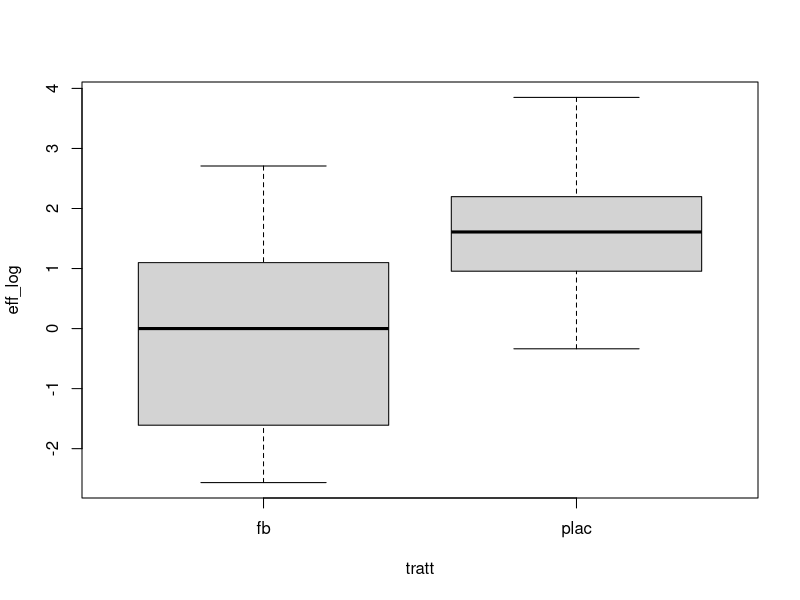
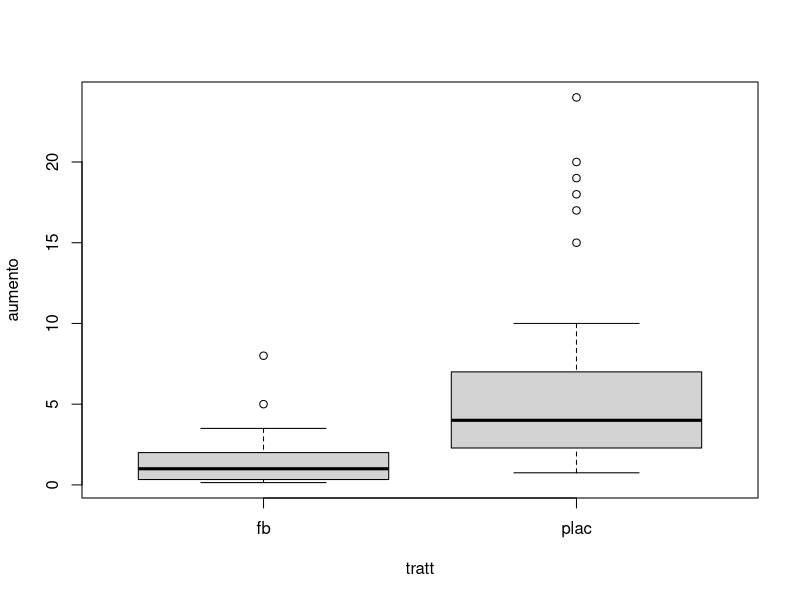
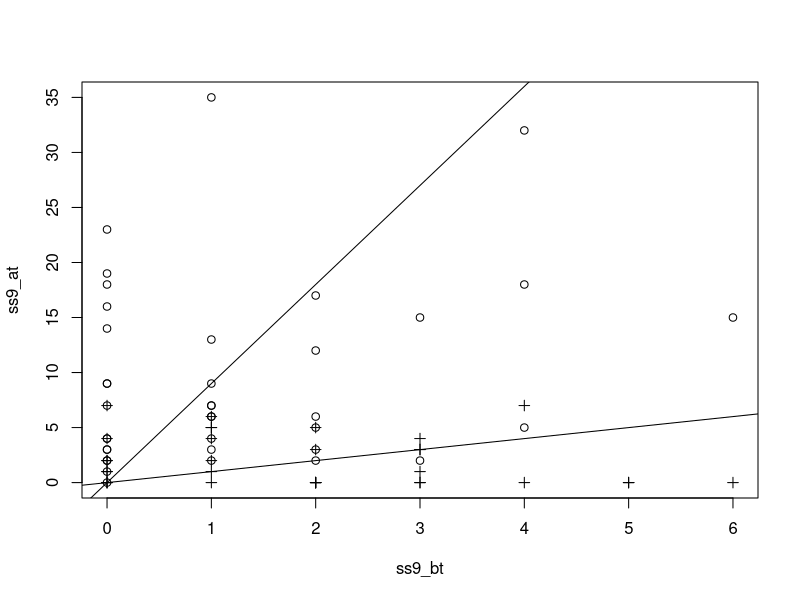
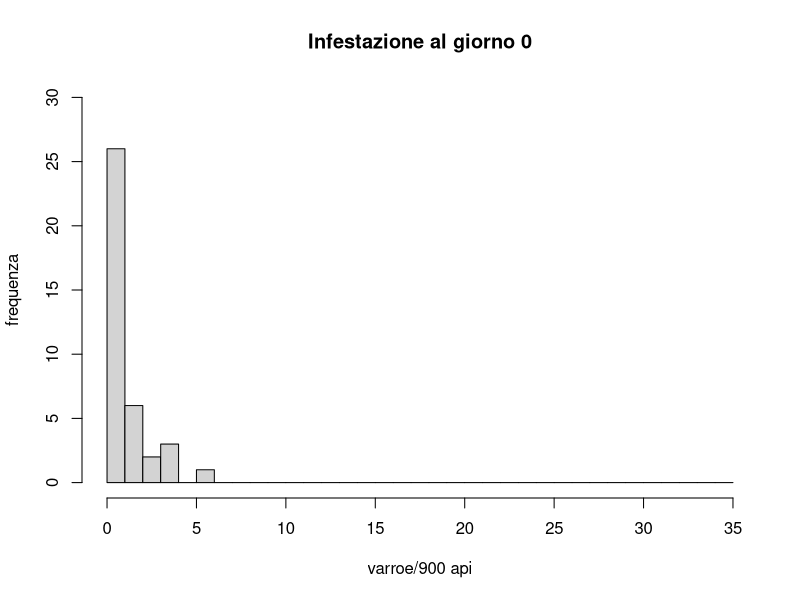
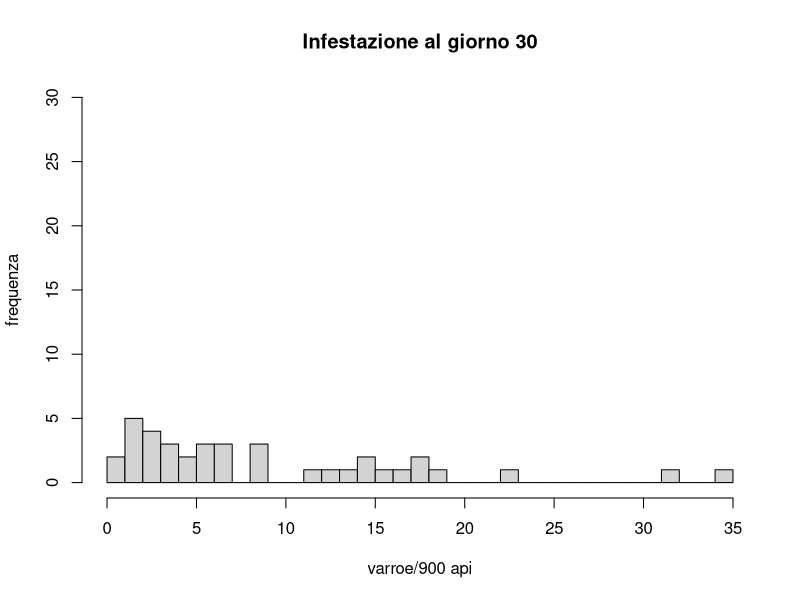
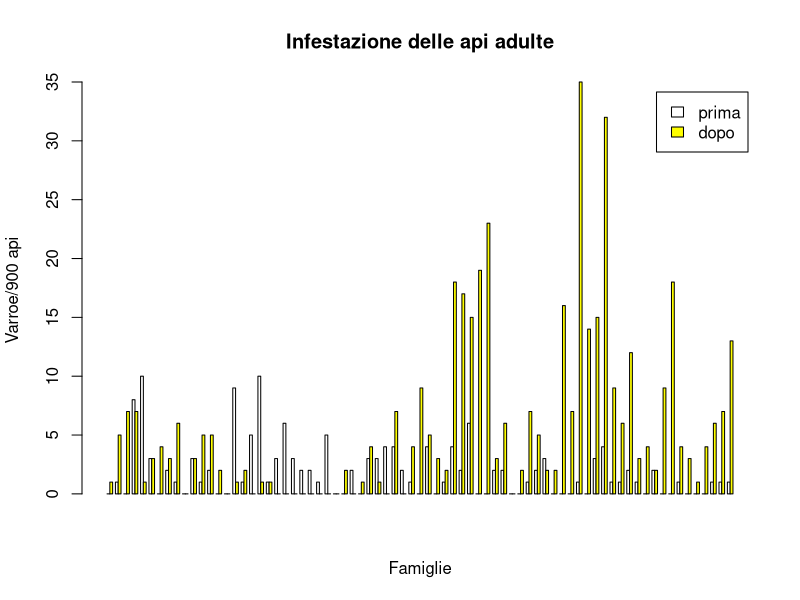
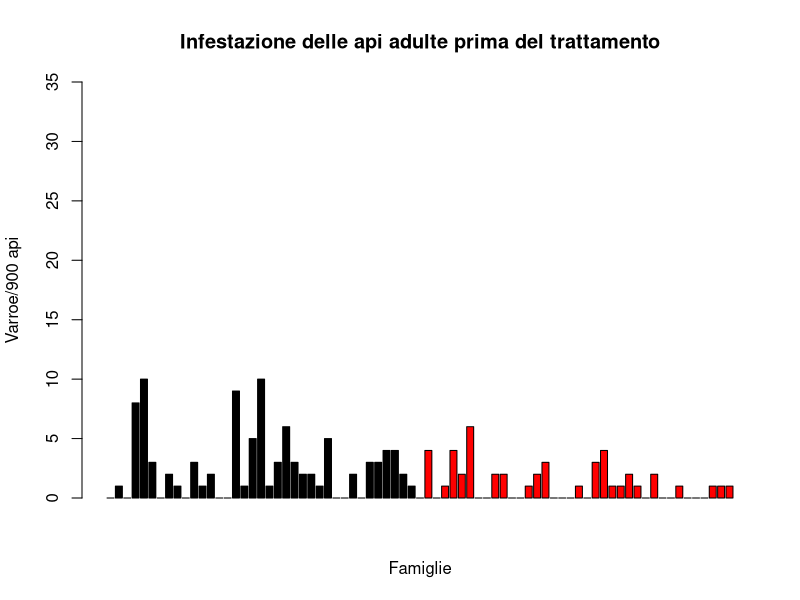
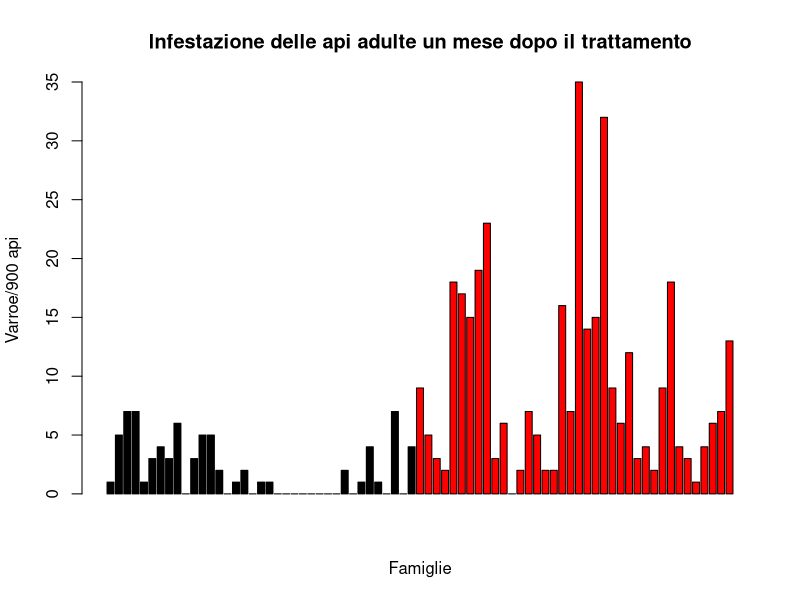

The R script that drew these images, in order:
detach()
rm(list=ls())
fbox <- read.csv("./formicobox_mombasiglio.csv", sep=";")
attach(fbox)
fbox$tratt<-c(rep("fb",48),rep("plac",48))   #trattamenti: formicobox, placebo
fbox$ss9_bt=ss300_bt_1+ss300_bt_2+ss300_bt_3 #totale zucchero prima trattamento
fbox$ss9_at=ss300_at_1+ss300_at_2+ss300_at_3 #totale zucchero dopo trattamento
fbox$ss9_at2=ss300_at2_1+ss300_at2_2+ss300_at2_3 #totale zucchero dopo trattamento + 1 mese
detach(fbox)
attach(fbox)
!is.na(ss9_at-ss9_bt)->include #escluse casse con valori NA
ss9_bt<11 & include ->include #escluse casse con altissima infestazione
detach(fbox)
fboxi<-fbox[include,] #dataset delle casse in analisi
rm(include)
fboxi<-fboxi[order(fboxi$ss9_bt),]
attach(fboxi)
n_plac<-length(ss9_bt[tratt=="plac"]) #numero di casse placebo
n_fb<-length(ss9_bt[tratt=="fb"]) #numero casse formicobox
fboxi$eff_log<-log(ss9_at+0.5)-log(ss9_bt+0.5)
fboxi$aumento<-(ss9_at+1)/(ss9_bt+1)
detach(fboxi)
attach(fboxi)
boxplot(eff_log~tratt)
boxplot(aumento~tratt)
detach(fboxi)
dataplac<-fboxi[fboxi$tratt=="plac",]
datafb<-fboxi[fboxi$tratt=="fb",]
attach(dataplac)
plot(ss9_bt,ss9_at)
abline(ss9_bt,ss9_at)
#plot(glm(ss9_at~sqrt(ss9_bt),family=poisson))
detach(dataplac)
attach(datafb)
points(ss9_bt,ss9_at,pch=3)
abline(ss9_bt,ss9_at)
mean(eff_log)
exp(mean(eff_log))#non sicuro della trasformazione
mean(aumento)
mss9fbbt<-mean(ss9_bt)
mss9fbat<-mean(ss9_at)
mss9fbat2<-mean(ss9_at2)
mss9fbat/mss9fbbt->m_eff_fb
detach(datafb)
attach(dataplac)
mean(eff_log)
exp(mean(eff_log))#non sicuro della trasformazione
mean(aumento)
mss9placbt<-mean(ss9_bt)
mss9placat<-mean(ss9_at)
mss9placat_bis<-mean(ss9_at[dataplac$exp2==""])
mss9placat2_bis<-mean(ss9_at2[dataplac$exp2==""])
(mss9placat)/mss9placbt->m_eff_plac
detach(dataplac)
((mss9fbbt*m_eff_plac)-mss9fbat)/(mss9fbbt*m_eff_plac) ### efficacia del formicobox
## ic con il bootstrap?!?
attach(dataplac)
hist(ss9_bt,breaks=0:35,ylim=c(0,30),main="Infestazione al giorno 0",xlab="varroe/900 api",ylab="frequenza")
hist(ss9_at,breaks=0:35,ylim=c(0,30),main="Infestazione al giorno 30",xlab="varroe/900 api",ylab="frequenza")
#capire come gestire gli zeri iniziali
detach(dataplac)

attach(fboxi)
order(cassa)->ordine
rbind(ss9_bt[ordine],ss9_at[ordine])->counts
row.names(counts)<-c("prima","dopo")
names(counts)<-cassa[ordine]
barplot(counts, main="Infestazione delle api adulte",
        xlab="Famiglie", col=c("white","yellow"),ylab="Varroe/900 api",
        legend = rownames(counts), beside=TRUE)
barplot(counts[1,], main="Infestazione delle api adulte prima del trattamento",
        xlab="Famiglie", col=c(rep("black",dim(datafb)[1]),rep("red",dim(dataplac)[1])),ylab="Varroe/900 api",ylim=c(0,35))
barplot(counts[2,], main="Infestazione delle api adulte un mese dopo il trattamento",
        xlab="Famiglie", col=c(rep("black",dim(datafb)[1]),rep("red",dim(dataplac)[1])),ylab="Varroe/900 api")



rbind(-(ss9_bt[ordine]-ss9_at[ordine]))->counts
barplot(counts, main="Car Distribution",
        xlab="Number of Gears") 

barplot(fboxi$eff_log[ordine], main="",
        xlab="")
fboxi$aumentoperc<-(ss9_at-ss9_bt)*100/(ss9_bt+0.5)
as.numeric(as.factor(tratt[ordine]))->coloritratt
barplot(fboxi$aumentoperc[ordine], ylab="Variazione dell'infestazione (%)",
        xlab="famiglie",col=coloritratt,main="Variazione dell'infestazione in un mese")
mean(fboxi$aumentoperc[tratt=="fb"])
mean(fboxi$aumentoperc[tratt=="plac"])
(mean(fboxi$aumentoperc[tratt=="plac"])-(mean(fboxi$aumentoperc[tratt=="fb"])))/mean(fboxi$aumentoperc[tratt=="plac"])
boxplot(fboxi$aumentoperc~tratt)
boxplot(fboxi$eff_log~tratt)
boxplot(fboxi$ss9_at~tratt)
as.character(ora.insacco%/%1)->ora
as.character(round(ora.insacco%%1,digits=2)*100)->minu
plot(strptime(paste(ora,minu,sep=":"),format="%H:%M")[tratt=="fb"],fboxi$aumentoperc[tratt=="fb"],type="h",lwd=2,ylab="Variazione dell'infestazione (%)",xlab="ora di insacco")
plot(strptime(paste(ora,minu,sep=":"),format="%H:%M")[tratt=="fb"],fboxi$ss9_at[tratt=="fb"],type="h",lwd=2,ylab="Varroe/900 api dopo il trattamento",xlab="ora di insacco")
rm(ora,minu)
detach(fboxi)
mss9placbt->ctr0
mss9placat->ctr1
mss9fbbt->fb0
mss9fbat->fb1
mss9fbat2->fb2
mss9placat_bis->ctr1_bis
mss9placat2_bis->ctr2_bis

(ctr1/ctr0)*fb0->fb1t
(fb1t-fb1)/fb1t #efficacia primo fbox

(fb2/fb1)*ctr1_bis->ctr2_bist
(ctr2_bist-ctr2_bis)/ctr2_bist #efficacia secondo fbox


(ctr2_bis)/ctr1_bis


(fb1-fb2)/fb1

ht.efficacy<-function(tb,ta,cb,ca){(1-(ta*cb/(ca*tb)))}
ht.efficacy(datafb$ss9_bt+1,datafb$ss9_at+1,ctr0,ctr1)->eff_ht
#togliere la somma di 1 e quelle con 0 e anche quelle con 1 (come citazione allais
#oie 100 varroe / 50000 api * 900 api nel barattolo = 1.8 varroe nel barattolo
# http://www.ehabsoft.com/ldpline/onlinecontrol.htm

mean(eff_ht)

